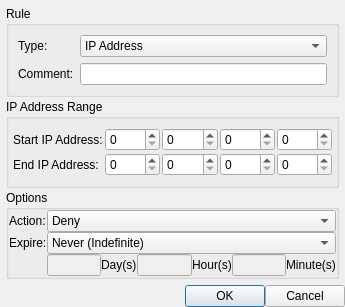
<?xml version="1.0" encoding="UTF-8"?>
<ui version="4.0">
 <class>CDialogAddRule</class>
 <widget class="QDialog" name="CDialogAddRule">
  <property name="geometry">
   <rect>
    <x>0</x>
    <y>0</y>
    <width>345</width>
    <height>300</height>
   </rect>
  </property>
  <property name="windowTitle">
   <string>Security Rule</string>
  </property>
  <property name="windowIcon">
   <iconset resource="../Resource.qrc">
    <normaloff>:/Resource/Security/SecurityRule.png</normaloff>:/Resource/Security/SecurityRule.png</iconset>
  </property>
  <property name="autoFillBackground">
   <bool>true</bool>
  </property>
  <layout class="QGridLayout" name="gridLayoutDialogAddRule">
   <property name="leftMargin">
    <number>0</number>
   </property>
   <property name="topMargin">
    <number>0</number>
   </property>
   <property name="rightMargin">
    <number>0</number>
   </property>
   <property name="bottomMargin">
    <number>0</number>
   </property>
   <property name="spacing">
    <number>0</number>
   </property>
   <item row="0" column="0">
    <widget class="QFrame" name="frameBody">
     <property name="frameShape">
      <enum>QFrame::NoFrame</enum>
     </property>
     <property name="frameShadow">
      <enum>QFrame::Raised</enum>
     </property>
     <layout class="QGridLayout" name="gridLayoutFrameBody">
      <property name="leftMargin">
       <number>6</number>
      </property>
      <property name="topMargin">
       <number>6</number>
      </property>
      <property name="rightMargin">
       <number>6</number>
      </property>
      <property name="bottomMargin">
       <number>6</number>
      </property>
      <property name="verticalSpacing">
       <number>2</number>
      </property>
      <item row="0" column="0">
       <widget class="QGroupBox" name="groupBoxRule">
        <property name="title">
         <string>Rule</string>
        </property>
        <layout class="QGridLayout" name="gridLayoutGroupBoxRule">
         <item row="0" column="0">
          <widget class="QLabel" name="labelRuleType">
           <property name="text">
            <string>Type:</string>
           </property>
          </widget>
         </item>
         <item row="0" column="1">
          <widget class="QComboBox" name="comboBoxRuleType">
           <item>
            <property name="text">
             <string>IP Address</string>
            </property>
           </item>
           <item>
            <property name="text">
             <string>IP Address Range</string>
            </property>
           </item>
           <item>
            <property name="text">
             <string>Country</string>
            </property>
           </item>
           <item>
            <property name="text">
             <string>File Filter</string>
            </property>
           </item>
           <item>
            <property name="text">
             <string>Content Filter</string>
            </property>
           </item>
           <item>
            <property name="text">
             <string>Regular Expression</string>
            </property>
           </item>
           <item>
            <property name="text">
             <string>User Agent</string>
            </property>
           </item>
          </widget>
         </item>
         <item row="1" column="0">
          <widget class="QLabel" name="labelComment">
           <property name="text">
            <string>Comment:</string>
           </property>
          </widget>
         </item>
         <item row="1" column="1">
          <widget class="QLineEdit" name="lineEditComment"/>
         </item>
        </layout>
       </widget>
      </item>
      <item row="1" column="0">
       <widget class="QStackedWidget" name="stackedWidgetType">
        <property name="currentIndex">
         <number>1</number>
        </property>
        <widget class="QWidget" name="pageIPAddress">
         <layout class="QGridLayout" name="gridLayoutIPAddress">
          <property name="leftMargin">
           <number>0</number>
          </property>
          <property name="topMargin">
           <number>0</number>
          </property>
          <property name="rightMargin">
           <number>0</number>
          </property>
          <property name="bottomMargin">
           <number>0</number>
          </property>
          <property name="spacing">
           <number>0</number>
          </property>
          <item row="0" column="0">
           <widget class="QGroupBox" name="groupBoxIPAddress">
            <property name="title">
             <string>IP Address</string>
            </property>
            <layout class="QGridLayout" name="gridLayoutIPAddress_1">
             <item row="0" column="0">
              <spacer name="verticalSpacer_2">
               <property name="orientation">
                <enum>Qt::Vertical</enum>
               </property>
               <property name="sizeHint" stdset="0">
                <size>
                 <width>20</width>
                 <height>40</height>
                </size>
               </property>
              </spacer>
             </item>
             <item row="1" column="0">
              <widget class="QLabel" name="labelIPAdress">
               <property name="text">
                <string>IP Address:</string>
               </property>
              </widget>
             </item>
             <item row="1" column="1">
              <widget class="QLineEdit" name="lineEditIP">
               <property name="text">
                <string>0.0.0.0</string>
               </property>
              </widget>
             </item>
             <item row="2" column="0" colspan="2">
              <widget class="QLabel" name="labelExampleIP">
               <property name="text">
                <string>Examples: 192.168.1.1, 2001:db8:0:8d3:0:8a2e:70:7344</string>
               </property>
              </widget>
             </item>
             <item row="3" column="0">
              <spacer name="verticalSpacer">
               <property name="orientation">
                <enum>Qt::Vertical</enum>
               </property>
               <property name="sizeHint" stdset="0">
                <size>
                 <width>20</width>
                 <height>40</height>
                </size>
               </property>
              </spacer>
             </item>
            </layout>
           </widget>
          </item>
         </layout>
        </widget>
        <widget class="QWidget" name="pageIPRange">
         <layout class="QGridLayout" name="gridLayoutIPRange">
          <property name="leftMargin">
           <number>0</number>
          </property>
          <property name="topMargin">
           <number>0</number>
          </property>
          <property name="rightMargin">
           <number>0</number>
          </property>
          <property name="bottomMargin">
           <number>0</number>
          </property>
          <property name="spacing">
           <number>0</number>
          </property>
          <item row="0" column="0">
           <widget class="QGroupBox" name="groupBoxIPRange">
            <property name="title">
             <string>IP Address Range</string>
            </property>
            <layout class="QGridLayout" name="gridLayout_9">
             <property name="leftMargin">
              <number>4</number>
             </property>
             <property name="topMargin">
              <number>4</number>
             </property>
             <property name="rightMargin">
              <number>4</number>
             </property>
             <property name="bottomMargin">
              <number>4</number>
             </property>
             <property name="spacing">
              <number>4</number>
             </property>
             <item row="0" column="0" colspan="6">
              <layout class="QGridLayout" name="gridLayoutIPRange_1">
               <property name="spacing">
                <number>2</number>
               </property>
               <item row="0" column="3">
                <widget class="QSpinBox" name="spinBoxStartIP3">
                 <property name="maximum">
                  <number>255</number>
                 </property>
                </widget>
               </item>
               <item row="0" column="4">
                <widget class="QSpinBox" name="spinBoxStartIP4">
                 <property name="maximum">
                  <number>255</number>
                 </property>
                </widget>
               </item>
               <item row="1" column="3">
                <widget class="QSpinBox" name="spinBoxEndIP3">
                 <property name="maximum">
                  <number>255</number>
                 </property>
                </widget>
               </item>
               <item row="0" column="0">
                <widget class="QLabel" name="labelStartIP">
                 <property name="text">
                  <string>Start IP Address:</string>
                 </property>
                </widget>
               </item>
               <item row="0" column="1">
                <widget class="QSpinBox" name="spinBoxStartIP1">
                 <property name="maximum">
                  <number>255</number>
                 </property>
                </widget>
               </item>
               <item row="0" column="2">
                <widget class="QSpinBox" name="spinBoxStartIP2">
                 <property name="maximum">
                  <number>255</number>
                 </property>
                </widget>
               </item>
               <item row="1" column="0">
                <widget class="QLabel" name="labelEndIP">
                 <property name="text">
                  <string>End IP Address:</string>
                 </property>
                </widget>
               </item>
               <item row="1" column="1">
                <widget class="QSpinBox" name="spinBoxEndIP1">
                 <property name="maximum">
                  <number>255</number>
                 </property>
                </widget>
               </item>
               <item row="1" column="4">
                <widget class="QSpinBox" name="spinBoxEndIP4">
                 <property name="maximum">
                  <number>255</number>
                 </property>
                </widget>
               </item>
               <item row="1" column="2">
                <widget class="QSpinBox" name="spinBoxEndIP2">
                 <property name="maximum">
                  <number>255</number>
                 </property>
                </widget>
               </item>
              </layout>
             </item>
            </layout>
           </widget>
          </item>
         </layout>
        </widget>
        <widget class="QWidget" name="pageCountry">
         <layout class="QGridLayout" name="gridLayoutCountry">
          <property name="leftMargin">
           <number>0</number>
          </property>
          <property name="topMargin">
           <number>0</number>
          </property>
          <property name="rightMargin">
           <number>0</number>
          </property>
          <property name="bottomMargin">
           <number>0</number>
          </property>
          <property name="spacing">
           <number>0</number>
          </property>
          <item row="0" column="0">
           <widget class="QGroupBox" name="groupBoxCountry">
            <property name="title">
             <string>Country</string>
            </property>
            <layout class="QGridLayout" name="gridLayoutCountry_1">
             <item row="0" column="0">
              <spacer name="verticalSpacerCountry_0">
               <property name="orientation">
                <enum>Qt::Vertical</enum>
               </property>
               <property name="sizeHint" stdset="0">
                <size>
                 <width>20</width>
                 <height>40</height>
                </size>
               </property>
              </spacer>
             </item>
             <item row="1" column="0">
              <widget class="QLabel" name="labelCountryCode">
               <property name="text">
                <string>Two-letter country code:</string>
               </property>
              </widget>
             </item>
             <item row="1" column="1">
              <widget class="QLineEdit" name="lineEditCountry">
               <property name="text">
                <string>GB</string>
               </property>
              </widget>
             </item>
             <item row="2" column="0" colspan="2">
              <widget class="QLabel" name="labelExampleCountry">
               <property name="text">
                <string>Examples: GB, de, fr, AU, ru,...</string>
               </property>
              </widget>
             </item>
             <item row="3" column="0">
              <spacer name="verticalSpacerCountry_1">
               <property name="orientation">
                <enum>Qt::Vertical</enum>
               </property>
               <property name="sizeHint" stdset="0">
                <size>
                 <width>20</width>
                 <height>40</height>
                </size>
               </property>
              </spacer>
             </item>
            </layout>
           </widget>
          </item>
         </layout>
        </widget>
        <widget class="QWidget" name="pageFile">
         <layout class="QGridLayout" name="gridLayoutFile">
          <property name="leftMargin">
           <number>0</number>
          </property>
          <property name="topMargin">
           <number>0</number>
          </property>
          <property name="rightMargin">
           <number>0</number>
          </property>
          <property name="bottomMargin">
           <number>0</number>
          </property>
          <property name="spacing">
           <number>0</number>
          </property>
          <item row="0" column="0">
           <widget class="QGroupBox" name="groupBoxFile">
            <property name="title">
             <string>File Filter</string>
            </property>
            <layout class="QGridLayout" name="gridLayoutFile_1">
             <property name="spacing">
              <number>2</number>
             </property>
             <item row="0" column="0">
              <widget class="QLabel" name="labelURI">
               <property name="text">
                <string>URI:</string>
               </property>
              </widget>
             </item>
             <item row="0" column="1">
              <widget class="QLineEdit" name="lineEditURI"/>
             </item>
            </layout>
           </widget>
          </item>
         </layout>
        </widget>
        <widget class="QWidget" name="pageContent">
         <layout class="QGridLayout" name="gridLayoutContent">
          <property name="leftMargin">
           <number>0</number>
          </property>
          <property name="topMargin">
           <number>0</number>
          </property>
          <property name="rightMargin">
           <number>0</number>
          </property>
          <property name="bottomMargin">
           <number>0</number>
          </property>
          <property name="spacing">
           <number>0</number>
          </property>
          <item row="0" column="0">
           <widget class="QGroupBox" name="groupBoxContent">
            <property name="title">
             <string>Content Filter</string>
            </property>
            <layout class="QGridLayout" name="gridLayoutContent_1">
             <item row="0" column="0">
              <spacer name="verticalSpacerContent">
               <property name="orientation">
                <enum>Qt::Vertical</enum>
               </property>
               <property name="sizeHint" stdset="0">
                <size>
                 <width>20</width>
                 <height>40</height>
                </size>
               </property>
              </spacer>
             </item>
             <item row="1" column="0" colspan="2">
              <widget class="QLineEdit" name="lineEditContent"/>
             </item>
             <item row="2" column="0">
              <widget class="QRadioButton" name="radioButtonMatchAny">
               <property name="text">
                <string>Match Any</string>
               </property>
               <property name="checked">
                <bool>false</bool>
               </property>
              </widget>
             </item>
             <item row="2" column="1">
              <widget class="QRadioButton" name="radioButtonMatchAll">
               <property name="text">
                <string>Match All</string>
               </property>
               <property name="checked">
                <bool>true</bool>
               </property>
              </widget>
             </item>
             <item row="3" column="0">
              <spacer name="verticalSpacerContent_1">
               <property name="orientation">
                <enum>Qt::Vertical</enum>
               </property>
               <property name="sizeHint" stdset="0">
                <size>
                 <width>20</width>
                 <height>40</height>
                </size>
               </property>
              </spacer>
             </item>
            </layout>
           </widget>
          </item>
         </layout>
        </widget>
        <widget class="QWidget" name="pageRegularExpression">
         <layout class="QGridLayout" name="gridLayoutRegEx">
          <property name="leftMargin">
           <number>0</number>
          </property>
          <property name="topMargin">
           <number>0</number>
          </property>
          <property name="rightMargin">
           <number>0</number>
          </property>
          <property name="bottomMargin">
           <number>0</number>
          </property>
          <property name="spacing">
           <number>0</number>
          </property>
          <item row="0" column="0">
           <widget class="QGroupBox" name="groupBox">
            <property name="title">
             <string>Regular Expression</string>
            </property>
            <layout class="QHBoxLayout" name="horizontalLayout">
             <item>
              <widget class="QLineEdit" name="lineEditRegularExpression"/>
             </item>
            </layout>
           </widget>
          </item>
         </layout>
        </widget>
        <widget class="QWidget" name="pageUserAgent">
         <layout class="QGridLayout" name="gridLayoutUserAgent">
          <property name="leftMargin">
           <number>0</number>
          </property>
          <property name="topMargin">
           <number>0</number>
          </property>
          <property name="rightMargin">
           <number>0</number>
          </property>
          <property name="bottomMargin">
           <number>0</number>
          </property>
          <property name="spacing">
           <number>0</number>
          </property>
          <item row="0" column="0">
           <widget class="QGroupBox" name="groupBox_2">
            <property name="title">
             <string>User Agent</string>
            </property>
            <layout class="QVBoxLayout" name="verticalLayout">
             <item>
              <widget class="QLineEdit" name="lineEditUserAgent"/>
             </item>
             <item>
              <widget class="QCheckBox" name="checkBoxUserAgent">
               <property name="text">
                <string>Regular Expression</string>
               </property>
              </widget>
             </item>
            </layout>
           </widget>
          </item>
         </layout>
        </widget>
       </widget>
      </item>
      <item row="2" column="0">
       <widget class="QGroupBox" name="groupBoxOptions">
        <property name="title">
         <string>Options</string>
        </property>
        <layout class="QGridLayout" name="gridLayoutGroupBoxOptions">
         <property name="leftMargin">
          <number>0</number>
         </property>
         <property name="topMargin">
          <number>0</number>
         </property>
         <property name="rightMargin">
          <number>0</number>
         </property>
         <property name="bottomMargin">
          <number>0</number>
         </property>
         <property name="spacing">
          <number>0</number>
         </property>
         <item row="0" column="0">
          <widget class="QLabel" name="labelAction">
           <property name="text">
            <string>Action:</string>
           </property>
          </widget>
         </item>
         <item row="0" column="1" colspan="6">
          <widget class="QComboBox" name="comboBoxAction">
           <property name="currentIndex">
            <number>2</number>
           </property>
           <property name="maxVisibleItems">
            <number>3</number>
           </property>
           <item>
            <property name="text">
             <string>None</string>
            </property>
           </item>
           <item>
            <property name="text">
             <string>Accept</string>
            </property>
           </item>
           <item>
            <property name="text">
             <string>Deny</string>
            </property>
           </item>
          </widget>
         </item>
         <item row="1" column="0">
          <widget class="QLabel" name="labelExpire">
           <property name="text">
            <string>Expire:</string>
           </property>
          </widget>
         </item>
         <item row="1" column="1" colspan="6">
          <widget class="QComboBox" name="comboBoxExpire">
           <property name="currentIndex">
            <number>0</number>
           </property>
           <property name="maxVisibleItems">
            <number>3</number>
           </property>
           <item>
            <property name="text">
             <string>Never (Indefinite)</string>
            </property>
           </item>
           <item>
            <property name="text">
             <string>At End Of Session</string>
            </property>
           </item>
           <item>
            <property name="text">
             <string>After:</string>
            </property>
           </item>
          </widget>
         </item>
         <item row="2" column="1">
          <widget class="QLineEdit" name="lineEditDays">
           <property name="enabled">
            <bool>false</bool>
           </property>
          </widget>
         </item>
         <item row="2" column="2">
          <widget class="QLabel" name="labelDays">
           <property name="text">
            <string>Day(s)</string>
           </property>
          </widget>
         </item>
         <item row="2" column="3">
          <widget class="QLineEdit" name="lineEditHours">
           <property name="enabled">
            <bool>false</bool>
           </property>
          </widget>
         </item>
         <item row="2" column="4">
          <widget class="QLabel" name="labelHours">
           <property name="text">
            <string>Hour(s)</string>
           </property>
          </widget>
         </item>
         <item row="2" column="5">
          <widget class="QLineEdit" name="lineEditMinutes">
           <property name="enabled">
            <bool>false</bool>
           </property>
          </widget>
         </item>
         <item row="2" column="6">
          <widget class="QLabel" name="labelMinutes">
           <property name="text">
            <string>Minute(s)</string>
           </property>
          </widget>
         </item>
        </layout>
       </widget>
      </item>
     </layout>
    </widget>
   </item>
   <item row="1" column="0">
    <layout class="QGridLayout" name="gridLayoutFooter">
     <item row="0" column="0">
      <spacer name="horizontalSpacerFooter">
       <property name="orientation">
        <enum>Qt::Horizontal</enum>
       </property>
       <property name="sizeHint" stdset="0">
        <size>
         <width>40</width>
         <height>20</height>
        </size>
       </property>
      </spacer>
     </item>
     <item row="0" column="1">
      <widget class="QPushButton" name="pushButtonOK">
       <property name="text">
        <string>OK</string>
       </property>
      </widget>
     </item>
     <item row="0" column="2">
      <widget class="QPushButton" name="pushButtonCancel">
       <property name="text">
        <string>Cancel</string>
       </property>
      </widget>
     </item>
    </layout>
   </item>
  </layout>
 </widget>
 <resources>
  <include location="../Resource.qrc"/>
 </resources>
 <connections>
  <connection>
   <sender>comboBoxRuleType</sender>
   <signal>currentIndexChanged(int)</signal>
   <receiver>stackedWidgetType</receiver>
   <slot>setCurrentIndex(int)</slot>
   <hints>
    <hint type="sourcelabel">
     <x>108</x>
     <y>93</y>
    </hint>
    <hint type="destinationlabel">
     <x>343</x>
     <y>149</y>
    </hint>
   </hints>
  </connection>
 </connections>
</ui>
